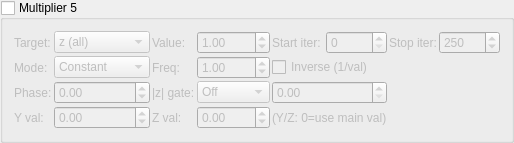
    <widget class="MyGroupBox" name="groupCheck_transf_multiplier_enabled_5_false">
     <property name="title"><string>Multiplier 5</string></property>
     <property name="checkable"><bool>true</bool></property>
     <property name="checked"><bool>false</bool></property>
     <layout class="QGridLayout" name="gridLayout_mult5">
      <property name="spacing"><number>2</number></property>
      <item row="0" column="0">
       <widget class="QLabel"><property name="text"><string>Target:</string></property></widget>
      </item>
      <item row="0" column="1">
       <widget class="MyComboBox" name="comboBox_transf_multiplier_mode_5">
        <item><property name="text"><string notr="true">z (all)</string></property></item>
        <item><property name="text"><string notr="true">z.x</string></property></item>
        <item><property name="text"><string notr="true">z.y</string></property></item>
        <item><property name="text"><string notr="true">z.z</string></property></item>
        <item><property name="text"><string notr="true">DE</string></property></item>
        <item><property name="text"><string notr="true">color</string></property></item>
        <item><property name="text"><string notr="true">z.w</string></property></item>
        <item><property name="text"><string notr="true">z.xy</string></property></item>
        <item><property name="text"><string notr="true">z.xz</string></property></item>
        <item><property name="text"><string notr="true">z.yz</string></property></item>
        <item><property name="text"><string notr="true">color accum</string></property></item>
       </widget>
      </item>
      <item row="0" column="2">
       <widget class="QLabel"><property name="text"><string>Value:</string></property></widget>
      </item>
      <item row="0" column="3">
       <widget class="MyDoubleSpinBox" name="spinbox_transf_multiplier_scale_5">
        <property name="minimum"><double>-100.0</double></property><property name="maximum"><double>100.0</double></property>
        <property name="singleStep"><double>0.01</double></property><property name="value"><double>1.0</double></property>
       </widget>
      </item>
      <item row="0" column="4">
       <widget class="QLabel"><property name="text"><string>Start iter:</string></property></widget>
      </item>
      <item row="0" column="5">
       <widget class="MySpinBox" name="spinboxInt_transf_multiplier_start_iter_5">
        <property name="minimum"><number>0</number></property><property name="maximum"><number>10000</number></property>
        <property name="value"><number>0</number></property>
       </widget>
      </item>
      <item row="0" column="6">
       <widget class="QLabel"><property name="text"><string>Stop iter:</string></property></widget>
      </item>
      <item row="0" column="7">
       <widget class="MySpinBox" name="spinboxInt_transf_multiplier_stop_iter_5">
        <property name="minimum"><number>0</number></property><property name="maximum"><number>10000</number></property>
        <property name="value"><number>250</number></property>
       </widget>
      </item>
      <item row="1" column="0">
       <widget class="QLabel"><property name="text"><string>Mode:</string></property></widget>
      </item>
      <item row="1" column="1">
       <widget class="MyComboBox" name="comboBox_transf_multiplier_value_mode_5">
        <item><property name="text"><string notr="true">Constant</string></property></item>
        <item><property name="text"><string notr="true">Sine</string></property></item>
        <item><property name="text"><string notr="true">Ramp</string></property></item>
        <item><property name="text"><string notr="true">Exponential</string></property></item>
        <item><property name="text"><string notr="true">Triangle</string></property></item>
        <item><property name="text"><string notr="true">Square</string></property></item>
        <item><property name="text"><string notr="true">Smoothstep</string></property></item>
        <item><property name="text"><string notr="true">Noise</string></property></item>
        <item><property name="text"><string notr="true">Ping-pong</string></property></item>
        <item><property name="text"><string notr="true">Stepped</string></property></item>
       </widget>
      </item>
      <item row="1" column="2">
       <widget class="QLabel"><property name="text"><string>Freq:</string></property></widget>
      </item>
      <item row="1" column="3">
       <widget class="MyDoubleSpinBox" name="spinbox_transf_multiplier_frequency_5">
        <property name="minimum"><double>0.01</double></property><property name="maximum"><double>100.0</double></property>
        <property name="singleStep"><double>0.1</double></property><property name="value"><double>1.0</double></property>
       </widget>
      </item>
      <item row="1" column="4" colspan="2">
       <widget class="MyCheckBox" name="checkBox_transf_multiplier_inverse_5">
        <property name="text"><string>Inverse (1/val)</string></property>
       </widget>
      </item>
      <item row="2" column="0">
       <widget class="QLabel"><property name="text"><string>Phase:</string></property></widget>
      </item>
      <item row="2" column="1">
       <widget class="MyDoubleSpinBox" name="spinbox_transf_multiplier_phase_5">
        <property name="minimum"><double>-10.0</double></property><property name="maximum"><double>10.0</double></property>
        <property name="singleStep"><double>0.1</double></property><property name="value"><double>0.0</double></property>
       </widget>
      </item>
      <item row="2" column="2">
       <widget class="QLabel"><property name="text"><string>|z| gate:</string></property></widget>
      </item>
      <item row="2" column="3">
       <widget class="MyComboBox" name="comboBox_transf_multiplier_threshold_mode_5">
        <item><property name="text"><string notr="true">Off</string></property></item>
        <item><property name="text"><string notr="true">&gt; thresh</string></property></item>
        <item><property name="text"><string notr="true">&lt; thresh</string></property></item>
       </widget>
      </item>
      <item row="2" column="4" colspan="2">
       <widget class="MyDoubleSpinBox" name="spinbox_transf_multiplier_threshold_5">
        <property name="minimum"><double>0.0</double></property><property name="maximum"><double>1000.0</double></property>
        <property name="singleStep"><double>0.1</double></property><property name="value"><double>0.0</double></property>
       </widget>
      </item>
      <item row="3" column="0">
       <widget class="QLabel"><property name="text"><string>Y val:</string></property></widget>
      </item>
      <item row="3" column="1">
       <widget class="MyDoubleSpinBox" name="spinbox_transf_multiplier_scale_y_5">
        <property name="minimum"><double>-100.0</double></property><property name="maximum"><double>100.0</double></property>
        <property name="singleStep"><double>0.01</double></property><property name="value"><double>0.0</double></property>
       </widget>
      </item>
      <item row="3" column="2">
       <widget class="QLabel"><property name="text"><string>Z val:</string></property></widget>
      </item>
      <item row="3" column="3">
       <widget class="MyDoubleSpinBox" name="spinbox_transf_multiplier_scale_z_5">
        <property name="minimum"><double>-100.0</double></property><property name="maximum"><double>100.0</double></property>
        <property name="singleStep"><double>0.01</double></property><property name="value"><double>0.0</double></property>
       </widget>
      </item>
      <item row="3" column="4" colspan="2">
       <widget class="QLabel"><property name="text"><string notr="true">(Y/Z: 0=use main val)</string></property></widget>
      </item>
     </layout>
    </widget>
